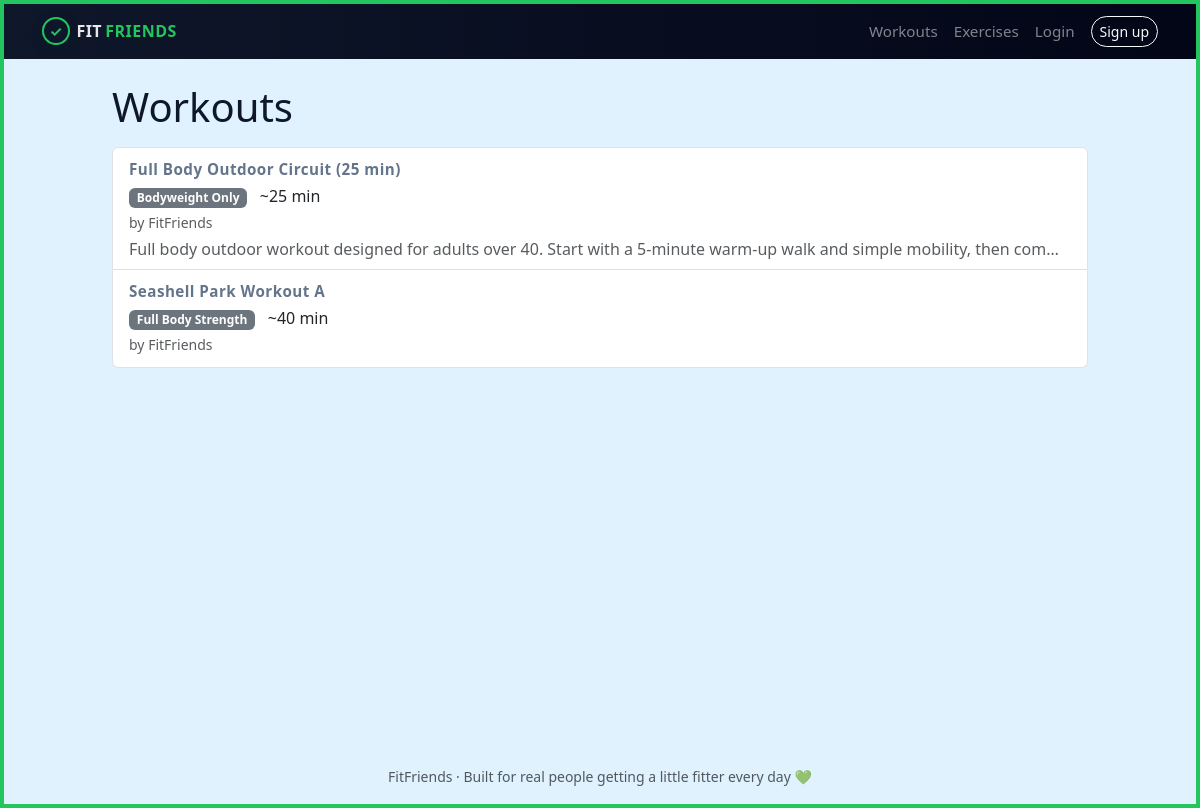
The page /workouts/ on the database its author committed.
### tracker/models.py (models this page shows, shortened)
class Workout(models.Model):
    CATEGORY_CHOICES = [
        ('cardio', 'Cardio'),
        ('full_body_strength', 'Full Body Strength'),
        ('upper_body_strength', 'Upper Body Strength'),
        ('lower_body_strength', 'Lower Body Strength'),
        ('mobility', 'Mobility / Stretching'),
        ('bodyweight', 'Bodyweight Only'),
    ]
    name = models.CharField(max_length=150)
    description = models.TextField(blank=True)
    total_time_minutes = models.IntegerField(
        null=True,
        blank=True,
        help_text="Approximate time in minutes"
    )
    difficulty = models.CharField(
        max_length=20,
        choices=[
            ('easy', 'Easy'),
            ('moderate', 'Moderate'),
            ('hard', 'Hard'),
        ],
        default='easy'
    )
    category = models.CharField(
        max_length=50,
        choices=CATEGORY_CHOICES,
        default='cardio',
    )
    video_url = models.URLField(
        blank=True,
        help_text="Link to a video explaining or demonstrating this workout."
    )
    created_by = models.ForeignKey(
        User,
        on_delete=models.SET_NULL,
        null=True,
        blank=True,
        related_name='workouts_created'
    )
    is_approved = models.BooleanField(default=True)
    created_at = models.DateTimeField(auto_now_add=True)
    exercises = models.ManyToManyField(
        Exercise,
        through='WorkoutExercise',
        related_name='workouts'
    )
    def author_name(self):
        return "FitFriends"

### tracker/views.py (the view)
# urls.py: path('workouts/', views.workout_list, name='workout_list'),
def workout_list(request):
    workouts = Workout.objects.filter(is_approved=True).order_by('name')
    return render(request, 'tracker/workout_list.html', {
        'workouts': workouts,
    })

### tracker/templates/tracker/workout_list.html (shortened to what this page needs)
{% extends "tracker/base.html" %}
{% block content %}
<h1 class="mb-3">Workouts</h1>
<ul class="list-group">
  {% for workout in workouts %}
    <li class="list-group-item">
      <h5 class="mb-1">
        <a href="{% url 'workout_detail' workout.pk %}" class="exercise-link">
          {{ workout.name }}
        </a>
      </h5>
      <p class="mb-1">
        {% if workout.category %}
          <span class="badge bg-secondary">
            {{ workout.get_category_display }}
          </span>
        {% endif %}
        {% if workout.total_time_minutes %}
          &nbsp; ~{{ workout.total_time_minutes }} min
        {% endif %}
      </p>
      <p class="text-muted small mb-1">
        by {{ workout.author_name }}
      </p>
      {% if workout.description %}
        <p class="text-muted mb-0">
          {{ workout.description|truncatechars:120 }}
        </p>
      {% endif %}
    </li>
  {% empty %}
    <li class="list-group-item">No workouts yet.</li>
  {% endfor %}
</ul>
{% endblock %}

### tracker/static/tracker/style.css (style rules this page uses)
body { font-family: system-ui, -apple-system, BlinkMacSystemFont, "Segoe UI", sans-serif; background: radial-gradient(circle at top left, #e0f2fe 0, #f5f7fb 35%, #f8fafc 100%); color: #0f172a; min-height: 100vh; border: 4px solid #22c55e; background: #e0f2fe !important; }
.exercise-link { font-size: 0.95rem; font-weight: 600; letter-spacing: 0.03em; color: #64748b; text-decoration: none; }

### rows shown on the page
Workout: name "Full Body Outdoor Circuit (25 min)", category "Bodyweight Only", total_time_minutes "25", author_name "FitFriends", description "Full body outdoor workout designed for adults over 40. Start with a 5-minute warm-up walk and simple mobility, then com…"
Workout: name "Seashell Park Workout A", category "Full Body Strength", total_time_minutes "40", author_name "FitFriends"
